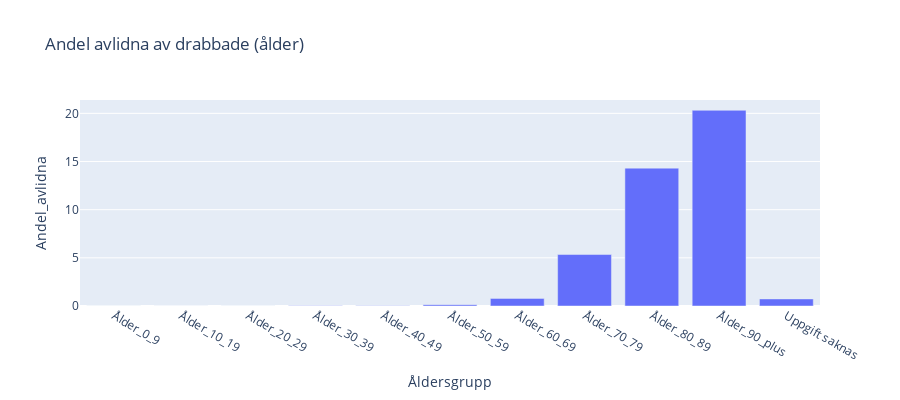

Notebook code for this chart:
### Code cell
data = {'Åldersgrupp': ['Ålder_0_9', 'Ålder_10_19', 'Ålder_20_29', 'Ålder_30_39', 'Ålder_40_49',
                         'Ålder_50_59', 'Ålder_60_69', 'Ålder_70_79', 'Ålder_80_89', 'Ålder_90_plus', 'Uppgift saknas'],
        'Totalt_antal_fall': [138071, 355823, 418506, 493443, 474702, 378468, 180079, 87096, 58170, 26677, 545],
        'Totalt_antal_intensivvårdade': [109, 101, 285, 492, 997, 1932, 2595, 2394, 612, 21, 6],
        'Totalt_antal_avlidna': [17, 9, 41, 71, 172, 523, 1422, 4654, 8326, 5420, 4]}

covid_cases_ages = pd.DataFrame(data)

covid_cases_ages['Andel_avlidna'] = (covid_cases_ages['Totalt_antal_avlidna'] / covid_cases_ages['Totalt_antal_fall']) * 100

fig_andel_avlidna = px.bar(covid_cases_ages, x='Åldersgrupp', y='Andel_avlidna',
                           title='Andel avlidna av drabbade (ålder)',
                           labels={'Andel avlidna': 'Andel'},
                           height=400)

fig_andel_avlidna.show()

html_path_kpi3 = "../Labb/Visualiseringar/KPI_3.html"
fig_andel_avlidna.write_html(html_path_kpi3)

### Figure 1 — Plotly figure (JSON) as saved in the notebook; plotly's stock layout.template omitted (floating-point values rounded to 4 significant figures)
{"data": [{"alignmentgroup": "True", "hovertemplate": "Åldersgrupp=%{x}<br>Andel_avlidna=%{y}<extra></extra>", "legendgroup": "", "marker": {"color": "#636efa", "pattern": {"shape": ""}}, "name": "", "offsetgroup": "", "orientation": "v", "showlegend": false, "textposition": "auto", "type": "bar", "x": ["Ålder_0_9", "Ålder_10_19", "Ålder_20_29", "Ålder_30_39", "Ålder_40_49", "Ålder_50_59", "Ålder_60_69", "Ålder_70_79", "Ålder_80_89", "Ålder_90_plus", "Uppgift saknas"], "xaxis": "x", "y": [0.01231, 0.002529, 0.009797, 0.01439, 0.03623, 0.1382, 0.7897, 5.344, 14.31, 20.32, 0.7339], "yaxis": "y"}], "layout": {"barmode": "relative", "height": 400, "legend": {"tracegroupgap": 0}, "title": {"text": "Andel avlidna av drabbade (ålder)"}, "xaxis": {"anchor": "y", "domain": [0, 1], "title": {"text": "Åldersgrupp"}}, "yaxis": {"anchor": "x", "domain": [0, 1], "title": {"text": "Andel_avlidna"}}}}
